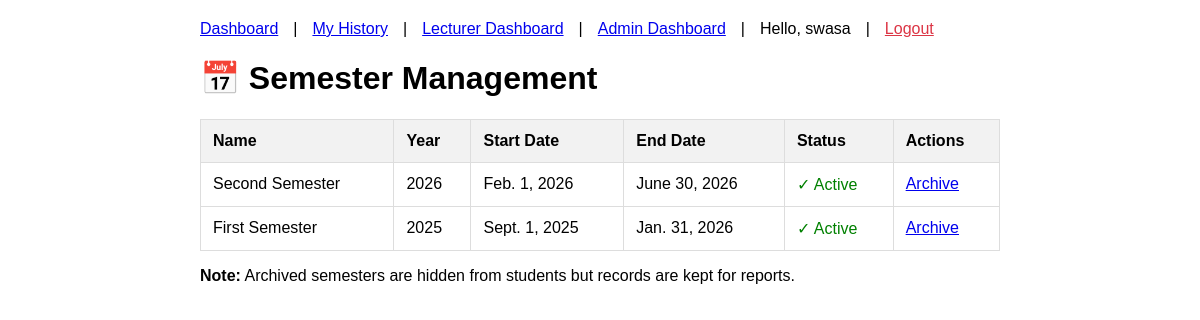
Page /semesters/ (signed in) on the committed database.
### attendance/models.py (models this page shows, shortened)
class Semester(models.Model):
    name = models.CharField(max_length=50)
    year = models.IntegerField()
    start_date = models.DateField()
    end_date = models.DateField()
    is_active = models.BooleanField(default=False)
    is_archived = models.BooleanField(default=False)  # NEW FIELD

### attendance/views.py (the view)
# urls.py: path("semesters/", views.semester_list, name="semester_list"),
@staff_member_required
def semester_list(request):
    semesters = Semester.objects.all().order_by('-year', 'name')
    return render(request, 'attendance/semester_list.html', {'semesters': semesters})

### attendance/templates/attendance/semester_list.html (shortened to what this page needs)
{% extends "attendance/base.html" %}
{% block content %}
<h1>📅 Semester Management</h1>
<table>
    <thead>
        <tr>
            <th>Name</th>
            <th>Year</th>
            <th>Start Date</th>
            <th>End Date</th>
            <th>Status</th>
            <th>Actions</th>
        </tr>
    </thead>
    <tbody>
        {% for semester in semesters %}
        <tr>
            <td>{{ semester.name }}</td>
            <td>{{ semester.year }}</td>
            <td>{{ semester.start_date }}</td>
            <td>{{ semester.end_date }}</td>
            <td>
                {% if semester.is_active %}
                    <span style="color: green;">✓ Active</span>
                {% elif semester.is_archived %}
                    <span style="color: gray;">📦 Archived</span>
                {% else %}
                    <span style="color: orange;">⏸ Inactive</span>
                {% endif %}
            </td>
            <td>
                {% if not semester.is_archived %}
                    <a href="{% url 'attendance:archive_semester' semester.id %}"
                       onclick="return confirm('Archive this semester? It will be hidden from students.')">Archive</a>
                {% endif %}
            </td>
        </tr>
        {% endfor %}
    </tbody>
</table>
<p><strong>Note:</strong> Archived semesters are hidden from students but records are kept for reports.</p>
{% endblock %}

### attendance/templates/attendance/base.html (shortened to what this page needs)
<!DOCTYPE html>
<html>
<head>
</head>
<body>
    <nav>
        {% if user.is_authenticated %}
            <a href="{% url 'attendance:dashboard' %}">Dashboard</a> |
            <a href="{% url 'attendance:history' %}">My History</a> |
            {% if user.is_staff or user.is_superuser %}
                <a href="{% url 'attendance:lecturer_dashboard' %}">Lecturer Dashboard</a> |
            {% endif %}
            {% if user.is_superuser %}
                <a href="{% url 'attendance:admin_dashboard' %}">Admin Dashboard</a> |
            {% endif %}
            <span>Hello, {{ user.username }}</span> |
            <form method="post" action="{% url 'logout' %}" class="logout-form">
                <button type="submit" class="logout-btn">Logout</button>
            </form>
        {% else %}
            <a href="{% url 'login' %}">Login</a>
        {% endif %}
    </nav>
    {% block content %}{% endblock %}
</body>
</html>

### attendance/templates/attendance/base.html (style rules this page uses)
body { font-family: Arial, sans-serif; max-width: 800px; margin: 0 auto; padding: 20px; }
table { width: 100%; border-collapse: collapse; margin-top: 20px; }
th, td { border: 1px solid #ddd; padding: 12px; text-align: left; }
th { background-color: #f2f2f2; }
nav { margin-bottom: 20px; display: flex; gap: 15px; align-items: center; flex-wrap: wrap; }
.logout-form { display: inline; }
.logout-btn { background: none; border: none; color: #dc3545; cursor: pointer; font-size: 16px; text-decoration: underline; padding: 0; }

### rows in the picture
Semester: name "Second Semester", year "2026", start_date "Feb. 1, 2026", end_date "June 30, 2026", is_active "✓ Active", is_archived "Archive"
Semester: name "First Semester", year "2025", start_date "Sept. 1, 2025", end_date "Jan. 31, 2026", is_active "✓ Active", is_archived "Archive"

### other values in the picture
{{ user.username }} "swasa"
